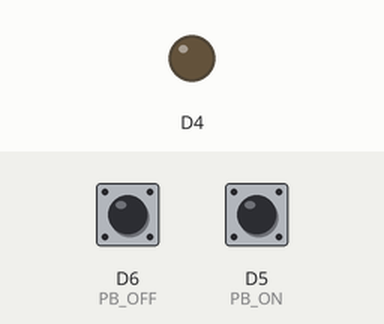
Recording of a sketch running on a simulated ESP8266 (NodeMCU). On the bench: output pins drawn as LEDs (lit = HIGH). The inputs (shaded band) are chosen by the test bench; at power-on: D6 (PB_OFF) HIGH, D5 (PB_ON) HIGH. WiFi joins after 1.5 s; servers stay silent unless stated; what the sketch prints to the serial monitor is not drawn.

Above: at 0.1 s.
At 3.7 s:
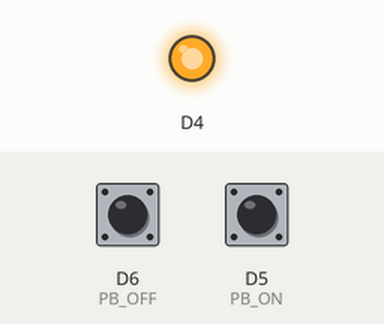
3.8 s: D6 (PB_OFF) pulled LOW for 0.15 s
5.4 s: D5 (PB_ON) pulled LOW for 0.15 s
Timing chart, 0 to 8.4 s (numbered marks = the images above; inputs shaded):
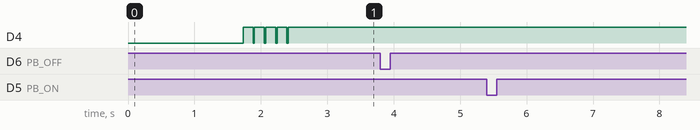

Measured:
- after the input at 3.8 s, every drawn part: stays the same
- after the input at 5.4 s, every drawn part: stays the same

The sketch:

take-1.ino
```cpp
// included configuration file and support libraries
#include "mqtt_btnNode_starter_code.h"     // this project's .h file
#include <ESP8266WiFi.h>                   // wi-fi support
#include <PubSubClient.h>                  // MQTT client
#include <ArduinoJson.h>                   // MQTT payloads are in JSON format
#include <Bounce2.h>                       // pushbutton debouncer library
#include <Ticker.h>                        // allows timed callbacks

WiFiClient wfClient;                       // create a wifi client
PubSubClient psClient(wfClient);           // create a pub-sub object (must be
                                           // associated with a wifi client)

// char buffer to store incoming/outgoing messages
char json_msgBuffer[200];

// buffer to store sprintf formatted strings for printing
char sbuf[80];

// create a Ticker object to periodically check the debounced pushbutton
Ticker pbTimer;

// create a Bounce object for "On" and "Off" PB switches
Bounce ledOnPBDebouncer = Bounce();
Bounce ledOffPBDebouncer = Bounce();

// global millisecond tick counter
unsigned long currentMillis    = millis();

//button states
boolean state_on    = false;
boolean state_off   = false;

/**********************************************************
 * Helper functions
 *********************************************************/
void connect_wifi()
{
  // in an attempt to remove the annoying garbled text on
  // startup, print a couple of blank lines (with delay)
  Serial.println();
  delay(100);
  Serial.println();
  delay(100);

  // attempt to connect to the WiFi network
  Serial.print("Connecting to ");
  Serial.print(ssid);
  Serial.print(" network");
  delay(10);
  #ifdef LIPSCOMB
    WiFi.begin(ssid);            // Lipscomb WiFi does NOT require a password
  #else
    WiFi.begin(ssid, password);  // For WiFi networks that DO require a password
  #endif

  // advance a "dot-dot-dot" indicator until connected to WiFi network
  while (WiFi.status() != WL_CONNECTED) {
    delay(300);
    Serial.print(".");
  }

  // report to console that WiFi is connected and print IP address
  Serial.print(" connected as ");
  Serial.println(WiFi.localIP());
}

void processMQTTMessage(char* topic, byte* json_payload, unsigned int length)
{

}

void sendPBtoLED(String senderID, String cmdLED)
{
  // create a parse tree buffer and point to the root of the buffer
  StaticJsonBuffer<200> jsonBuffer;
  JsonObject& root = jsonBuffer.createObject();

  //root["senderID"] = clientID;
  root["cmd"] = cmdLED;

  // Send message
  root.printTo(json_msgBuffer, sizeof(json_msgBuffer));
  String msgTopic = senderID + "/ledCommand";
  const char *cmd = msgTopic.c_str();  // put into char array form (zero copy!!)
  psClient.publish(cmd, json_msgBuffer);
}

void register_myself()
{
  // register with MQTT broker for topics of interest to this node
  Serial.print("Registering for topics...");
  sprintf(sbuf,"%s/ledCommand", clientID);
  psClient.subscribe(sbuf);
  Serial.println(" done");
}

//updatePBStatus func is called every (currently 8) milliseconds
//to update the state of the pushbutton
void updatePBStatus()
{
  // ledOnPBDebouncer,ledOffPBDebouncer (adjust the time according to PB characteristics)
  ledOnPBDebouncer.update();
  ledOffPBDebouncer.update();

  if(ledOnPBDebouncer.fell()  && !state_on)
  {
    state_on = true;
  }
  if(ledOffPBDebouncer.fell() && !state_off)
  {
    state_off = true;
  }
}

void setup() {
  Serial.begin(115200);
  while(!Serial) {
    // wait for serial connection
    delay(1);
  }

  //critical push_button setup
  //attach a debouncer to each pushbutton and set debounce interval
  ledOnPBDebouncer.attach(PB_ON  ,INPUT_PULLUP);
  ledOffPBDebouncer.attach(PB_OFF,INPUT_PULLUP);

  // Create a timer to periodically call the updatePBStatus routine
  pbTimer.attach_ms(PB_UPDATE_TIME, updatePBStatus);

  // setup Wifi connection
  connect_wifi();

  // finally, flash the on-board LED five times to let user know
  // that the NodeMCU board has been initialized and ready to go
  pinMode(D4, OUTPUT);
  for(int i=0; i<5; i++) {
    digitalWrite(D4, 0);  // active low
    delay(20);
    digitalWrite(D4, 1);
    delay(150);
  }
  Serial.println("Network initialization complete");
}

void loop()
{
  // using built in time ISR
  currentMillis = millis();

  //red pushbutton state - task A
  if(state_on)
  {
    //do something
    sendPBtoLED(ledClientID, "on");
    printf("LED on!\r\n");
    state_on = false;
  }
  else if(state_off)
  {
    //do something
    sendPBtoLED(ledClientID, "off");
    printf("LED off\r\n");
    state_off = false;
  }

  delay(10);
  psClient.loop();  // call periodically to keep client alive and well
}
```

mqtt_btnNode_starter_code.h
```cpp
// This file accompanies the mqtt_btnNode_starter_code.ino v2.1 program

// system defines
#define DEBOUNCE_INTERVAL    5  // 5mS works well for circuit-mount PBs
#define PB_UPDATE_TIME       8  // number of mS between button status checks
#define PB_ON               D5  // pin connected to led "on" switch
#define PB_OFF              D6  // pin connected to led "off" switch

// uncomment for Lipscomb broker, comment out for "brokerX"
#define LIPSCOMB

// Network and MQTT broker credentials
#ifdef LIPSCOMB
  const char* mqttBroker = "10.51.97.101";  // ECE mosquitto server (wlan0)
  const char* ssid = "LipscombGuest";       // no PW needed for Lipscomb guest wifi
#else
  const char* mqttBroker = "1.1.1.1";       // address of brokerX
  const char* ssid = "ssid";                // ssid of brokerX's network
  const char* password = "password";        // password for brokerX's network
#endif

int mqttPort = 1883;

// Client ID of this LED controller
const char* clientID = "btnNode05";       // Change 05 to your two-digit ID

// Client ID of the remote LED node
const String ledClientID = "ledNode05";   // Change 05 to your two-digit ID
```
